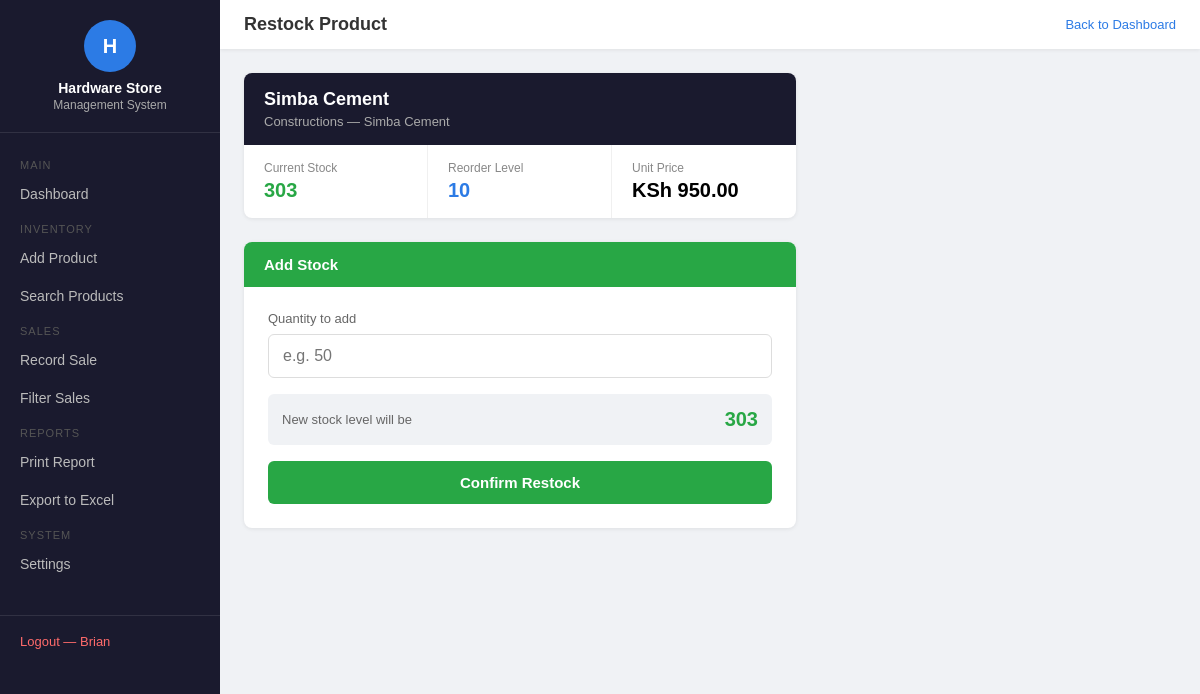
Page /restock/1/ (signed in) on the earlier database version.
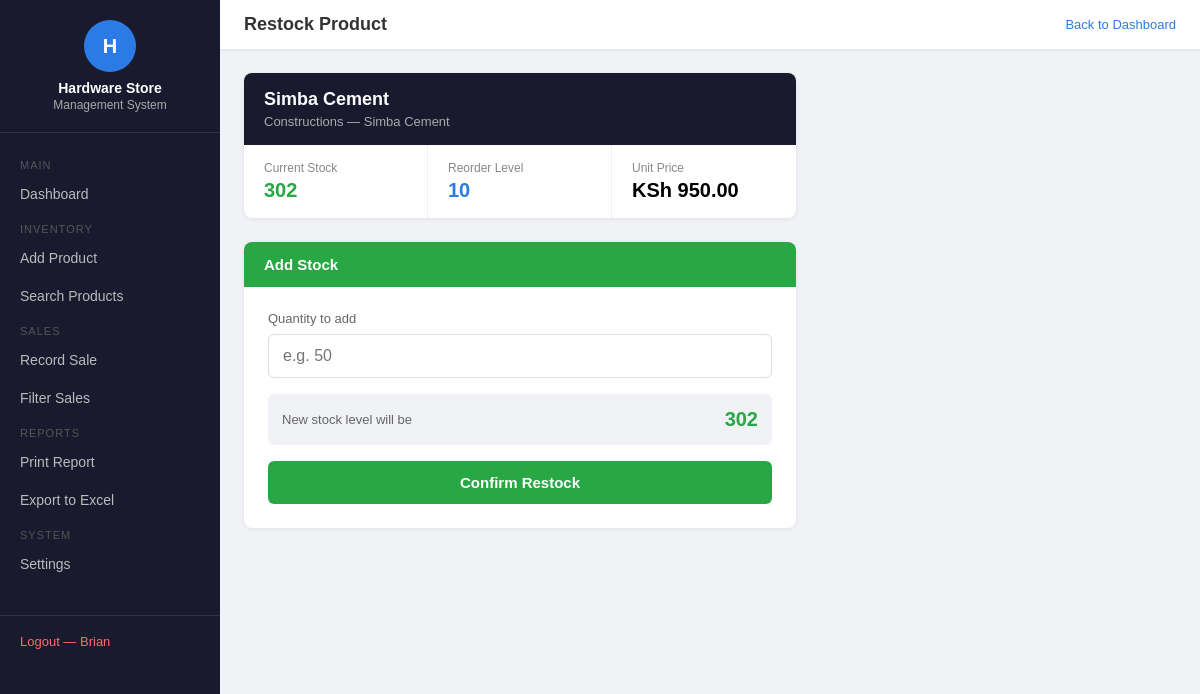
Same page on the later database version.
### inventory/models.py (models this page shows, shortened)
class Product(models.Model):
    name = models.CharField(max_length=200)
    category = models.ForeignKey(Category, on_delete=models.SET_NULL, null=True)
    supplier = models.ForeignKey(Supplier, on_delete=models.SET_NULL, null=True)
    price = models.DecimalField(max_digits=10, decimal_places=2)
    stock_quantity = models.IntegerField()
    reorder_level = models.IntegerField(default=5)
    def is_low_stock(self):
        return self.stock_quantity <= self.reorder_level

class Category(models.Model):
    name = models.CharField(max_length=100)
    def __str__(self):
        return self.name

class Supplier(models.Model):
    name = models.CharField(max_length=200)
    phone = models.CharField(max_length=20)
    email = models.EmailField()
    def __str__(self):
        return self.name

### reports/views.py (the view, shortened to what this page needs)
# urls.py: path('restock/<int:product_id>/', views.restock_product, name='restock'),
@login_required
def restock_product(request, product_id):
    product = get_object_or_404(Product, id=product_id)
    return render(request, 'reports/restock.html', {'product': product})

### reports/templates/reports/restock.html (shortened to what this page needs)
<!DOCTYPE html>
<html>
<head>
</head>
<body>
<div class="sidebar">
    <div class="sidebar-logo">
        <div class="icon">H</div>
        <h2>Hardware Store</h2>
        <p>Management System</p>
    </div>
    <div class="sidebar-menu">
        <div class="menu-label">Main</div>
        <a href="/dashboard/" class="menu-item">Dashboard</a>
        <div class="menu-label">Inventory</div>
        <a href="/product/add/" class="menu-item">Add Product</a>
        <a href="/search/" class="menu-item">Search Products</a>
        <div class="menu-label">Sales</div>
        <a href="/sale/record/" class="menu-item">Record Sale</a>
        <a href="/sales/filter/" class="menu-item">Filter Sales</a>
        <div class="menu-label">Reports</div>
        <a href="/report/print/" class="menu-item">Print Report</a>
        <a href="/export/excel/" class="menu-item">Export to Excel</a>
        <div class="menu-label">System</div>
        <a href="/settings/" class="menu-item">Settings</a>
    </div>
    <div class="sidebar-footer">
        <a href="/accounts/logout/">Logout — {{ request.user.username }}</a>
    </div>
</div>
<div class="main">
    <div class="topbar">
        <h3>Restock Product</h3>
        <a href="/dashboard/" style="color:#2c7be5; text-decoration:none; font-size:13px;">Back to Dashboard</a>
    </div>
    <div class="content">
        <div class="product-card">
            <div class="product-card-header">
                <h3>{{ product.name }}</h3>
                <p>{{ product.category }} — {{ product.supplier }}</p>
            </div>
            <div class="product-info">
                <div class="info-item">
                    <div class="info-label">Current Stock</div>
                    <div class="info-value {% if product.is_low_stock %}red{% else %}green{% endif %}">
                        {{ product.stock_quantity }}
                    </div>
                </div>
                <div class="info-item">
                    <div class="info-label">Reorder Level</div>
                    <div class="info-value blue">{{ product.reorder_level }}</div>
                </div>
                <div class="info-item">
                    <div class="info-label">Unit Price</div>
                    <div class="info-value">KSh {{ product.price }}</div>
                </div>
            </div>
        </div>
        <div class="restock-card">
            <div class="restock-card-header">Add Stock</div>
            <div class="restock-card-body">
                <form method="POST" id="restock-form">
                    <label>Quantity to add</label>
                    <input type="number" name="quantity" id="qty-input" min="1" placeholder="e.g. 50" required oninput="updatePreview()">
                    <div class="new-stock-preview">
                        <span class="label">New stock level will be</span>
                        <span class="value" id="new-stock-preview">{{ product.stock_quantity }}</span>
                    </div>
                    <button type="submit">Confirm Restock</button>
                </form>
            </div>
        </div>
    </div>
</div>
</body>
</html>

Differences in the rows shown:
changed Product "Simba Cement": stock_quantity "303" → "302"
